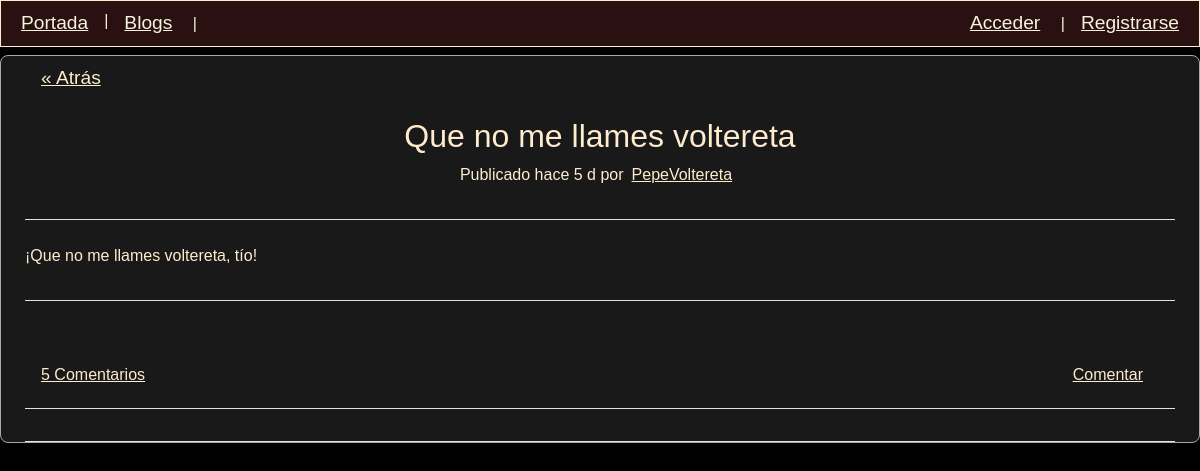
The app's page /blogs/1/1/ with its own data.
### blog/models.py (models this page shows, shortened)
class Entry(models.Model):
    class Meta():
        verbose_name_plural = 'Entries'
    blog = models.ForeignKey(Blog, on_delete=models.CASCADE)
    title = models.CharField(max_length=50, default= 'Nueva entrada')
    text = models.TextField()
    date_added = models.DateTimeField(auto_now_add=True)
    author = models.ForeignKey(User, on_delete=(models.CASCADE), related_name="collab_entries")
    banner = models.ImageField(upload_to= 'banners', blank=True, null=True)

### accounts/models.py (models this page shows)
class NewUser(AbstractBaseUser, PermissionsMixin):
    email = models.EmailField(_("email address"), unique=True)
    user_name = models.CharField(max_length= 20, unique=True)
    first_name = models.CharField(max_length= 100, blank = True)
    last_name = models.CharField(max_length= 140, blank= True)
    start_date = models.DateTimeField(default=timezone.now)
    about = models.TextField(_("about"), max_length=500, blank=True)
    is_staff = models.BooleanField(default=False)
    is_active = models.BooleanField(default=True)
    objects = CustomAccountManager()
    USERNAME_FIELD = 'email'
    REQUIRED_FIELDS = ['user_name']
    def __str__(self):
        return self.user_name

### blog/views.py (the view, shortened to what this page needs)
# urls.py: path('blogs/<int:blog_id>/<int:entry_id>/', views.entry, name ='entry'),
def entry(request,blog_id,entry_id):
    blog = Blog.objects.get(id=blog_id)
    entry = Entry.objects.get(id=entry_id)
    entries = Entry.objects.all()
    entry_comments = entry.entrycomment_set.order_by('-date_added')
    comments = entry_comments.filter(entry=entry)
    comments_len = len(comments)
    comments_word = "Comentarios" if comments_len != 1 else "Comentario"
    if request.method != 'POST':
        form = EntryCommentForm()
    context= {
        'blog': blog,
        'entry': entry,
        'entries': entries,
        'comments': comments,
        'comments_len': comments_len,
        'comments_word': comments_word,
        'form':form
    }
    return render(request, 'blog/entry.html', context)

### blog/templatetags/timeago.py (called while the page is built, shortened)
@register.filter
def custom_time_since(since_date):
    if not since_date:
        return ""
    difference = now() - since_date
    seconds = int(difference.total_seconds())
    minutes = seconds // 60
    hours = minutes // 60
    days = hours // 24
    weeks = days // 7
    months = days // 30
    years = days // 365
    if seconds < 60:
        return f"hace menos de un minuto"
    if minutes < 60:
        return f'hace {minutes} min'
    if hours < 24:
        return f'hace {hours} h'
    if days < 7:
        return f'hace {days} d'

### notifications/context_processors.py (called while the page is built, shortened)
def unread_notifications_counter(request):
    return {}

### blog/templates/blog/entry.html (shortened to what this page needs)
{% extends "blog/layout.html" %}
{% load django_bootstrap5%}
{% load timeago %}
{% block content%}
<div class=blackboard>
    <div class="friends-row">
        <div>
            <p class="me-auto p-2 blog-options">
                <a href="{% url 'blog:blogs_list' %}">&laquo; Atrás </a>
            </p>
        </div>
    </div>
    <div class="pb-3 border-bottom centered">
        <h2>{{ entry.title }}</h2>
        <p class="message-link">Publicado {{ entry.date_added | custom_time_since }}
            por<a href="{% url 'accounts:user_profile' entry.author.id %}">{{ entry.author }}</a> </p>
    </div>
    <div class="pt-4 pb-3 stretch-line border-bottom">
        <p>{{ entry.text| linebreaksbr}}</p>
    </div>
    <div class="pt-4 pb-3">
    </div>
    <div class= "blog-options p-2 pt-4 border-bottom" style="--bs-border-opacity: .5;">
        <div class="friends-button" id="accordionFlush">
            <div class="accordion-item no-bg">
                <h2 class="accordion-header no-bg" id="flush-headingOne">
                    <button class="accordion-button collapsed no-bg" type="button"
                    data-bs-toggle="collapse" data-bs-target="#flush-collapseOne"
                    aria-expanded="false" aria-controls="flush-collapseOne">
                        <p>{{comments_len}} {{comments_word}}</p>
                    </button>
                </h2>
            </div>
        </div>
        <div class="friends-button" id="accordionFlush">
            <div class="accordion-item no-bg">
                <h2 class="accordion-header no-bg" id="flush-headingCom">
                    <button class="accordion-button collapsed no-bg" type="button"
                    data-bs-toggle="collapse" data-bs-target="#flush-collapseCom"
                    aria-expanded="false" aria-controls="flush-collapseCom">
                        <p>Comentar</p>
                    </button>
                </h2>
            </div>
        </div>
    </div>
    <div class= "blog-options p-2 pt-4 border-bottom" style="--bs-border-opacity: .5;">
    </div>
</div>
{%endblock content%}

### blog/static/css/style.css (style rules this page uses)
body { background-color: black; color: blanchedalmond; }
a { color: blanchedalmond; display: inline; font-size: 1.2rem; margin-right: 0.5rem; margin-left: 0.5rem }
.blackboard { display: flex; flex-direction: column; background-color: rgba(246, 250, 244, 0.097) ; font-family:'Arial', 'Comic Sans', 'Chalkboard SE'; border: solid 0.1rem darkgray; border-radius: 0.5rem; max-height: fit-content; margin-top: 0.5rem; padding: 0 1.5rem; }
.blackboard .centered { display: flex; flex-direction: column; align-items: center; }
.message-link { font-size: 1rem; align-items: center; display: inline; }
.message-link a { font-size: 1rem; }
.blog-options { display: flex; flex-direction: row; justify-content: space-between; font-size: small; }
.blog-options a { font-size: 1rem; }
.blog-options button { all: unset; color: blanchedalmond; font-family: 'Arial', 'Comic Sans', 'Chalkboard SE'; font-size: 1rem; cursor: pointer; margin: 0 0.5rem; text-decoration: underline; }
.stretch-line { align-items: stretch; }
.friends-row { display: flex; flex-direction: row; justify-content: space-between; }
.friends-row a { font-size: 1.2rem; }
.accordion-header, .accordion-item, .accordion-button, .accordion-button:not(.collapsed) { background-color: transparent; border: none; box-shadow: none !important; width: auto !important; display: inline-flex !important; color: blanchedalmond }
.accordion-button p { margin-right: 1rem; text-decoration: underline; }
.accordion-button { height: auto; }

### records on screen
Entry: title "Que no me llames voltereta", date_added|custom_time_since "hace 5 d", author "PepeVoltereta", text "¡Que no me llames voltereta, tío!"

### other values on screen
{{ comments_len }} "5"
{{ comments_word }} "Comentarios"
